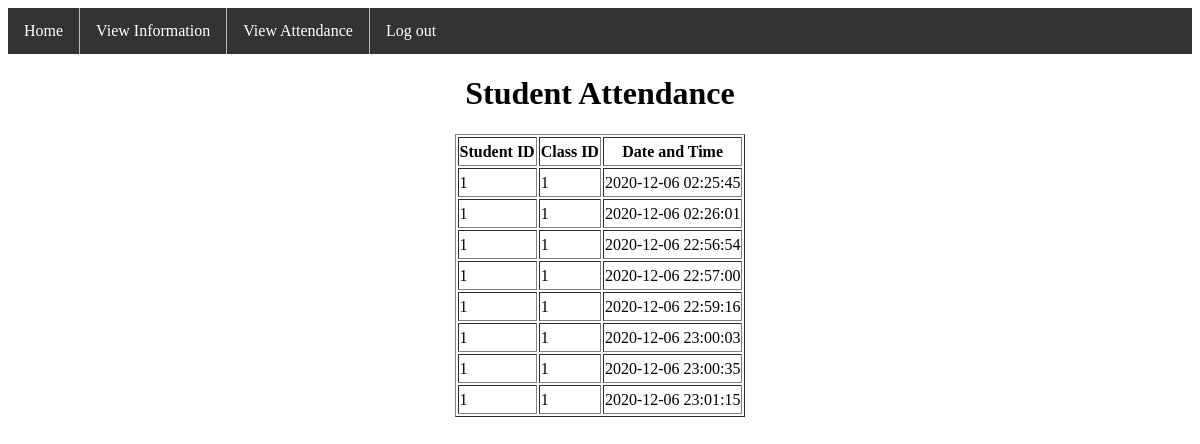
Screenshot of /Cen5035/student_attendance.php (signed in) with the database file from the repository.
### tables this page shows
CREATE TABLE `Student_Log` (
  `class_id` int(11) DEFAULT NULL,
  `student_id` int(11) DEFAULT NULL,
  `RFID_timestamp` timestamp NULL DEFAULT NULL
);

### Cen5035/session.php (called while the page is built, shortened)
<?php
   include('config.php');
   if ($_SESSION['status'] == 'student') {
     $user_check = $_SESSION['student_id'];
     $ses_sql = mysqli_query($link,"select * from Student where student_id = '$user_check' ");
    }
    elseif ($_SESSION['status'] == 'admin') {
      $user_check = $_SESSION['admin_id'];
      $ses_sql = mysqli_query($link,"select * from Admin where admin_id = '$user_check' ");
     }
   $row = mysqli_fetch_array($ses_sql,MYSQLI_ASSOC);
   if ($_SESSION['status'] == 'student') {
     $session_id = $_SESSION['student_id'];
     $session_bal = $row['balance'];
    }
   elseif ($_SESSION['status'] == 'admin') {
      $session_id = $_SESSION['admin_id'];
     }
?>

### Cen5035/student_attendance.php (the view, shortened to what this page needs)
<?php
  include('session.php');
  ?>
<!DOCTYPE html>
<html>
<head>
</head>
<body>
<ul>
  <li><a href="student_index.php">Home</a></li>
  <li><a href="student_info.php">View Information</a></li>
  <li><a class="active" href="#">View Attendance</a></li>
  <li><a href="student_logout.php">Log out</a></li>
</ul
<h1 align="center">  </h1>
<?php
$query = mysqli_query($link,"select * from Student_Log WHERE student_id = $session_id");
echo '<h1 align="center">Student Attendance</h1>';
echo '<table border="1" align="center" style="line-height:25px;">';
echo '<tr>';
echo '<th>Student ID</th>';
echo '<th>Class ID</th>';
echo '<th>Date and Time</th>';
echo '</tr>';
 while($row = mysqli_fetch_array($query)){
 echo '<tr>';
 echo "<td>" . $row['student_id'] . "</td>";
 echo "<td>" . $row['class_id'] . "</td>";
 echo "<td>" . $row['RFID_timestamp'] . "</td>";
 echo '</tr>';
 }
echo '</table>';
?>
</body>
</html>

### Cen5035/student_attendance.php (style rules this page uses)
ul { list-style-type: none; margin: 0; padding: 0; overflow: hidden; background-color: #333; }
li { float: left; }
li a { display: block; color: white; text-align: center; padding: 14px 16px; text-decoration: none; }
li { border-right: 1px solid #bbb; }
li:last-child { border-right: none; }

### rows the page displays
student_log: student "1", class "1", RFID_timestamp "2020-12-06 02:25:45"
student_log: student "1", class "1", RFID_timestamp "2020-12-06 02:26:01"
student_log: student "1", class "1", RFID_timestamp "2020-12-06 22:56:54"
student_log: student "1", class "1", RFID_timestamp "2020-12-06 22:57:00"
student_log: student "1", class "1", RFID_timestamp "2020-12-06 22:59:16"
student_log: student "1", class "1", RFID_timestamp "2020-12-06 23:00:03"
student_log: student "1", class "1", RFID_timestamp "2020-12-06 23:00:35"
student_log: student "1", class "1", RFID_timestamp "2020-12-06 23:01:15"
